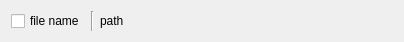
<?xml version="1.0" encoding="UTF-8"?>
<ui version="4.0">
 <class>SavePageContentCheckButton</class>
 <widget class="QWidget" name="SavePageContentCheckButton">
  <property name="geometry">
   <rect>
    <x>0</x>
    <y>0</y>
    <width>404</width>
    <height>41</height>
   </rect>
  </property>
  <property name="windowTitle">
   <string>Form</string>
  </property>
  <layout class="QHBoxLayout" name="horizontalLayout">
   <item>
    <widget class="QCheckBox" name="checkBox">
     <property name="text">
      <string>file name</string>
     </property>
    </widget>
   </item>
   <item>
    <widget class="Line" name="line">
     <property name="orientation">
      <enum>Qt::Vertical</enum>
     </property>
    </widget>
   </item>
   <item>
    <widget class="QLabel" name="path">
     <property name="text">
      <string>path</string>
     </property>
    </widget>
   </item>
   <item>
    <spacer name="horizontalSpacer">
     <property name="orientation">
      <enum>Qt::Horizontal</enum>
     </property>
     <property name="sizeHint" stdset="0">
      <size>
       <width>40</width>
       <height>20</height>
      </size>
     </property>
    </spacer>
   </item>
  </layout>
 </widget>
 <resources/>
 <connections/>
</ui>
